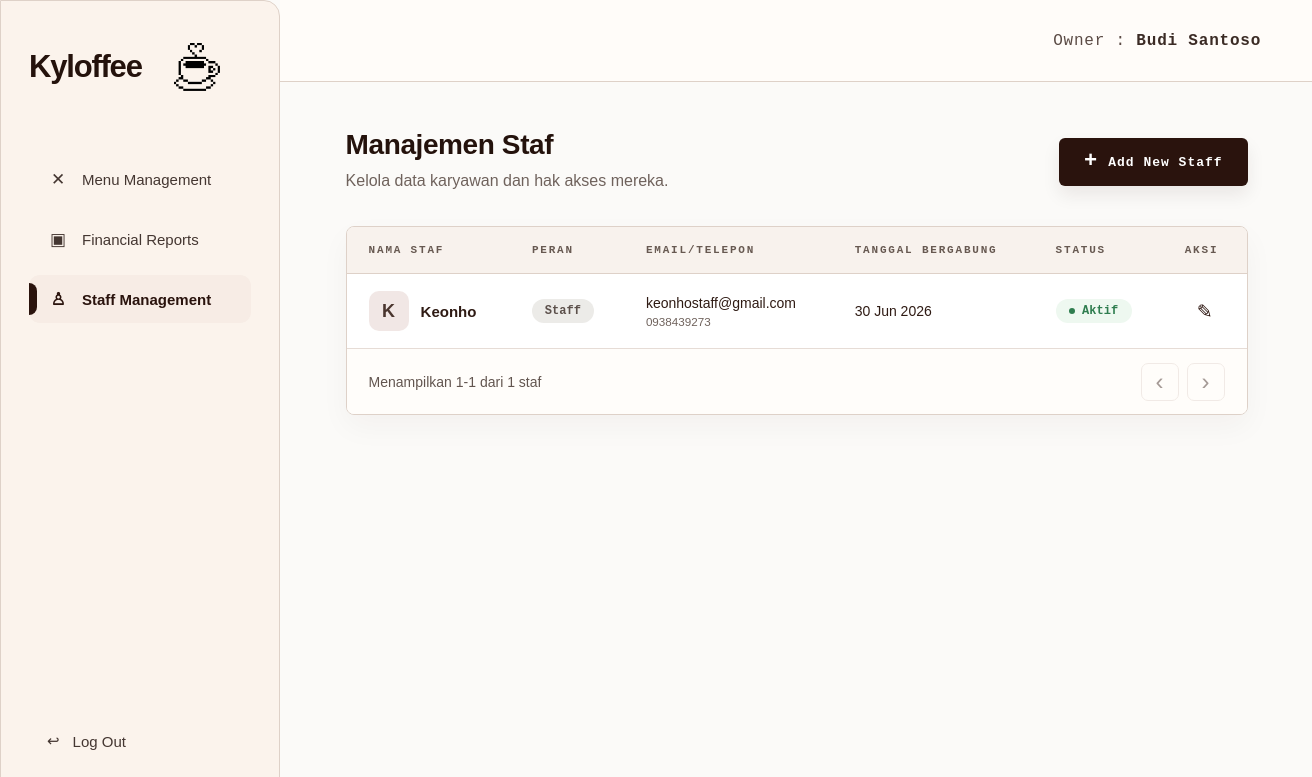
/owner/users (signed in), run on an earlier commit of the app's database.
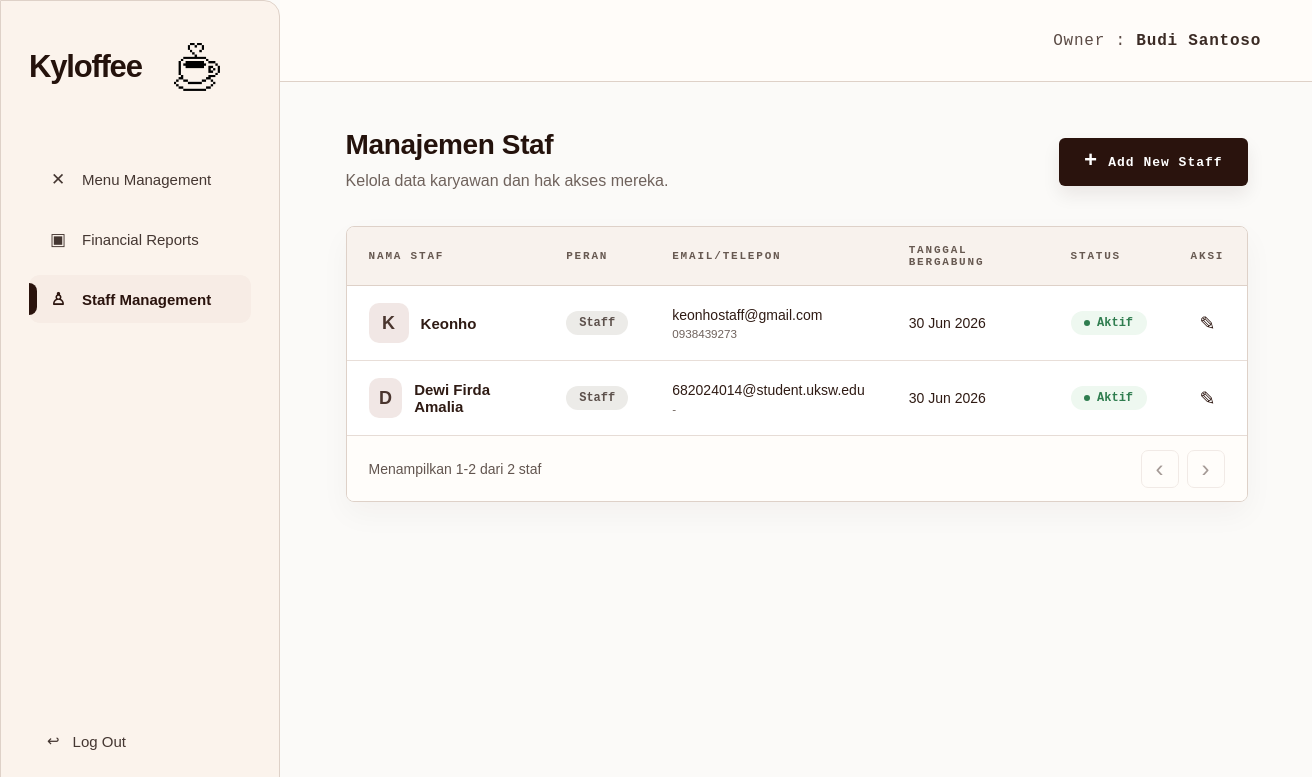
And on a later commit of the database.
### tables this page shows
CREATE TABLE users (
                id INTEGER PRIMARY KEY AUTOINCREMENT,
                full_name TEXT NOT NULL,
                email TEXT UNIQUE NOT NULL,
                password_hash TEXT NOT NULL,
                role TEXT NOT NULL,
                created_at TIMESTAMP DEFAULT CURRENT_TIMESTAMP
            , staff_phone TEXT, staff_position TEXT DEFAULT 'Staff', joined_date TEXT, staff_status TEXT DEFAULT 'Aktif', is_active INTEGER NOT NULL DEFAULT 1);

### app.py (the view)
@app.route("/owner/users")
@owner_required
def owner_users():
    init_db()
    page = request.args.get("page", 1, type=int)
    per_page = 6
    if page < 1:
        page = 1
    db = get_db()
    offset = (page - 1) * per_page
    total = fetch_scalar(db.execute("SELECT COUNT(*) FROM users WHERE LOWER(role) = ?", ("staff",))) or 0
    staff_rows = db.execute(
        """
        SELECT id, full_name, email, staff_phone, staff_position, joined_date, staff_status, is_active, created_at
        FROM users
        WHERE LOWER(role) = ?
        ORDER BY id ASC
        LIMIT ? OFFSET ?
        """,
        ("staff", per_page, offset),
    ).fetchall()
    total_pages = max(1, (total + per_page - 1) // per_page)
    return render_template(
        "owner_staff.html",
        owner_name=get_owner_name(),
        active_page="staff",
        staff_members=[format_staff_member(staff) for staff in staff_rows],
        page=page,
        total_pages=total_pages,
        total=total,
        per_page=per_page,
    )

### app.py (called while the page is built, shortened)
def get_db():
    global REMOTE_DB_FAILED
    if "db" not in g:
        should_try_mysql = DB_USE_MYSQL and not (REMOTE_DB_FAILED and DB_FALLBACK_SQLITE)
        sqlite_conn = sqlite3.connect(DATABASE)
        sqlite_conn.row_factory = sqlite3.Row
        g.db = DatabaseConnection(sqlite_conn, is_mysql=False)
    return g.db

def execute_script_commit(script):
    db = get_db()
    try:
        db.executescript(script)
        db.commit()
        app.logger.debug("DB script commit successful.")
    except Exception:
        db.rollback()
        app.logger.exception("DB schema change failed and rollback executed.")
        raise

def fetch_scalar(cursor):
    row = cursor.fetchone()
    if row is None:
        return None
    if isinstance(row, dict):
        return next(iter(row.values()))
    return row[0]

def row_to_dict(row):
    if row is None:
        return {}
    if isinstance(row, dict):
        return row
    return dict(row)

def get_owner_name():
    return (
        session.get("full_name")
        or session.get("name")
        or session.get("username")
        or "Owner"
    )

def owner_required(view_func):
    @wraps(view_func)
    def wrapped_view(**kwargs):
        if not session.get("user_id"):
            flash("Silakan login terlebih dahulu.", "error")
            return redirect(url_for("login"))
        if session.get("role") != "owner":
            return redirect_for_role()
        return view_func(**kwargs)
    return wrapped_view

def format_short_date(value):
    month_names = ["Jan", "Feb", "Mar", "Apr", "Mei", "Jun", "Jul", "Agu", "Sep", "Okt", "Nov", "Des"]
    return f"{value.day} {month_names[value.month - 1]} {value.year}"

def parse_report_date(value):
    if not value:
        return None
    try:
        return datetime.strptime(value, "%Y-%m-%d").date()
    except ValueError:
        return None

def parse_staff_date(value):
    value = str(value or "").strip()
    if not value:
        return ""
    for date_format in ("%Y-%m-%d", "%m/%d/%Y"):
        try:
            return datetime.strptime(value, date_format).date().isoformat()
        except ValueError:
            continue
    return ""

def format_staff_date(value):
    value = str(value or "").strip()
    if not value:
        return "-"
    date_part = value[:10]
    parsed_date = parse_report_date(date_part)
    if parsed_date:
        return format_short_date(parsed_date)
    return value

    def cursor(self):
        return self.conn.cursor()

### templates/owner_staff.html (shortened to what this page needs)
<!DOCTYPE html>
<html lang="id">
<head>
    <link rel="stylesheet" href="{{ url_for('static', filename='css/owner_shell.css') }}">
    <link rel="stylesheet" href="{{ url_for('static', filename='css/owner_menu.css') }}">
</head>
<body>
    <div class="owner-page">
        {% include 'partials/owner_sidebar.html' %}
        <main class="owner-main">
            <header class="owner-topbar">
                <div class="owner-identity">Owner : <strong>{{ owner_name }}</strong></div>
            </header>
            <section class="owner-content owner-content--staff">
                <div class="page-heading page-heading--row staff-heading">
                    <div>
                        <h1>Manajemen Staf</h1>
                        <p class="page-subtitle">Kelola data karyawan dan hak akses mereka.</p>
                    </div>
                    <a href="{{ url_for('owner_users_add') }}" class="primary-button staff-add-button">
                        <span>+</span>
                        Add New Staff
                    </a>
                </div>
                <section class="menu-table-card staff-table-card" aria-label="Daftar staf Kyloffee">
                    <div class="table-responsive">
                        <table class="menu-table staff-table">
                            <thead>
                                <tr>
                                    <th>Nama Staf</th>
                                    <th>Peran</th>
                                    <th>Email/Telepon</th>
                                    <th>Tanggal Bergabung</th>
                                    <th>Status</th>
                                    <th>Aksi</th>
                                </tr>
                            </thead>
                            <tbody>
                                {% if staff_members %}
                                    {% for staff in staff_members %}
                                        <tr>
                                            <td>
                                                <div class="staff-name-cell">
                                                    <span class="staff-avatar">{{ staff.initial }}</span>
                                                    <strong>{{ staff.full_name }}</strong>
                                                </div>
                                            </td>
                                            <td><span class="staff-role-pill">{{ staff.position }}</span></td>
                                            <td>
                                                <div class="staff-contact">
                                                    <span>{{ staff.email }}</span>
                                                    <small>{{ staff.phone }}</small>
                                                </div>
                                            </td>
                                            <td>{{ staff.joined_date }}</td>
                                            <td>
                                                <span class="staff-status staff-status--{{ staff.status_tone }}">
                                                    <i></i>{{ staff.status }}
                                                </span>
                                            </td>
                                            <td class="action-cell">
                                                <a href="{{ url_for('owner_users_edit', staff_id=staff.id) }}" class="icon-button" title="Edit staf">&#9998;</a>
                                            </td>
                                        </tr>
                                    {% endfor %}
                                {% endif %}
                            </tbody>
                        </table>
                    </div>
                    {% set start_item = ((page - 1) * per_page) + 1 if total > 0 else 0 %}
                    {% set end_item = page * per_page if page * per_page < total else total %}
                    <footer class="table-footer">
                        <p>Menampilkan {{ start_item }}-{{ end_item }} dari {{ total }} staf</p>
                        <div class="pagination">
                            <a class="page-button {% if page <= 1 %}disabled{% endif %}" href="{{ url_for('owner_users', page=page-1) if page > 1 else '#' }}">&lsaquo;</a>
                            <a class="page-button {% if page >= total_pages %}disabled{% endif %}" href="{{ url_for('owner_users', page=page+1) if page < total_pages else '#' }}">&rsaquo;</a>
                        </div>
                    </footer>
                </section>
            </section>
        </main>
    </div>
</body>
</html>

### templates/partials/owner_sidebar.html
<aside class="owner-sidebar">
    <a href="{{ url_for('owner_menu') }}" class="brand" aria-label="Kyloffee Owner Home">
        <span class="brand-name">Kyloffee</span>
        <img src="{{ url_for('static', filename='assets/logo-coffee.png') }}" alt="" class="brand-logo-mark">
    </a>
    <nav class="owner-nav" aria-label="Owner navigation">
        <a href="{{ url_for('owner_menu') }}" class="owner-nav__link {% if active_page == 'menu' %}active{% endif %}">
            <span class="owner-nav__icon" aria-hidden="true">&#10005;</span>
            <span>Menu Management</span>
        </a>
        <a href="{{ url_for('owner_reports') }}" class="owner-nav__link {% if active_page == 'reports' %}active{% endif %}">
            <span class="owner-nav__icon" aria-hidden="true">&#9635;</span>
            <span>Financial Reports</span>
        </a>
        <a href="{{ url_for('owner_users') }}" class="owner-nav__link {% if active_page == 'staff' %}active{% endif %}">
            <span class="owner-nav__icon" aria-hidden="true">&#9817;</span>
            <span>Staff Management</span>
        </a>
    </nav>
    <a href="{{ url_for('logout') }}" class="owner-logout">
        <span aria-hidden="true">&#8617;</span>
        <span>Log Out</span>
    </a>
</aside>

### static/css/owner_shell.css (style rules this page uses)
:root { --kyloffee-brown: #2a130d; --kyloffee-brown-2: #3a2118; --kyloffee-cream: #fbf3ec; --kyloffee-soft: #faf8f5; --kyloffee-line: #ded1c8; --kyloffee-muted: #6f625c; --kyloffee-text: #24120c; --kyloffee-white: #ffffff; --kyloffee-danger: #b83a2f; --kyloffee-success: #2f7d4f; --sidebar-width: 280px; --topbar-height: 82px; }
* { box-sizing: border-box; }
html, body { min-height: 100%; }
body { margin: 0; background: #fbfaf8; color: var(--kyloffee-text); font-family: Arial, Helvetica, sans-serif; }
a { color: inherit; }
.owner-page { min-height: 100vh; display: flex; }
.owner-sidebar { position: fixed; inset: 0 auto 0 0; z-index: 20; width: var(--sidebar-width); min-height: 100vh; background: var(--kyloffee-cream); border: 1px solid var(--kyloffee-line); border-top-right-radius: 16px; border-bottom-right-radius: 16px; padding: 42px 28px 34px; display: flex; flex-direction: column; }
.brand { display: flex; align-items: center; justify-content: flex-start; gap: 21px; text-decoration: none; color: var(--kyloffee-text); margin-bottom: 64px; }
.brand-name { font-size: 31px; font-weight: 900; letter-spacing: -1.2px; }
.brand-logo-mark { width: 68px; height: 48px; object-fit: contain; filter: brightness(0) saturate(100%) sepia(28%) saturate(1147%) hue-rotate(333deg) brightness(51%) contrast(102%); }
.owner-nav { display: flex; flex-direction: column; gap: 12px; }
.owner-nav__link, .owner-logout { min-height: 48px; display: flex; align-items: center; gap: 13px; text-decoration: none; color: #443631; border-radius: 11px; padding: 0 18px; font-size: 15px; transition: background 180ms ease, color 180ms ease; }
.owner-nav__link.active { position: relative; background: #f7ece5; color: var(--kyloffee-brown); font-weight: 700; }
.owner-nav__link.active::before { content: ""; position: absolute; left: 0; top: 8px; bottom: 8px; width: 8px; border-radius: 0 8px 8px 0; background: var(--kyloffee-brown); }
.owner-nav__icon { width: 22px; text-align: center; font-size: 17px; line-height: 1; }
.owner-logout { margin-top: auto; }
.owner-main { width: 100%; min-height: 100vh; margin-left: var(--sidebar-width); }
.owner-topbar { height: var(--topbar-height); display: flex; align-items: center; justify-content: flex-end; padding: 0 52px; background: rgba(255, 252, 249, 0.94); border-bottom: 1px solid var(--kyloffee-line); }
.owner-identity { font-family: "Courier New", monospace; font-size: 16px; letter-spacing: 0.8px; color: #5b4b45; white-space: nowrap; }
.owner-identity strong { color: #3b2b25; font-weight: 700; }
.owner-content { padding: 24px clamp(28px, 5vw, 72px) 64px; }
.page-heading { margin-bottom: 28px; }
.page-heading--row { display: flex; align-items: flex-start; justify-content: space-between; gap: 28px; }
.page-heading h1 { margin: 0 0 11px; font-size: clamp(28px, 3vw, 38px); line-height: 1.05; letter-spacing: -1.2px; }
.page-subtitle { margin: 0; max-width: 720px; color: var(--kyloffee-muted); font-size: 16px; line-height: 1.55; }
.primary-button, .submit-button, .secondary-button { height: 48px; display: inline-flex; align-items: center; justify-content: center; gap: 10px; border-radius: 6px; border: 1px solid transparent; padding: 0 24px; font-weight: 800; text-decoration: none; cursor: pointer; }
.primary-button, .submit-button { background: var(--kyloffee-brown); color: #fff; box-shadow: 0 9px 18px rgba(42, 19, 13, 0.08); }
.primary-button { margin-top: 28px; font-family: "Courier New", monospace; font-size: 13px; letter-spacing: 0.7px; }
.primary-button span { font-size: 22px; line-height: 1; }

What changed in the data, as far as the page shows it:
added users: initial "D", full_name "Dewi Firda Amalia", position "Staff", email "682024014@student.uksw.edu", phone "-", joined_date "30 Jun 2026", status "Aktif"
Also different on the page:
{{ end_item }}: "1" → "2"
{{ total }}: "1" → "2"
